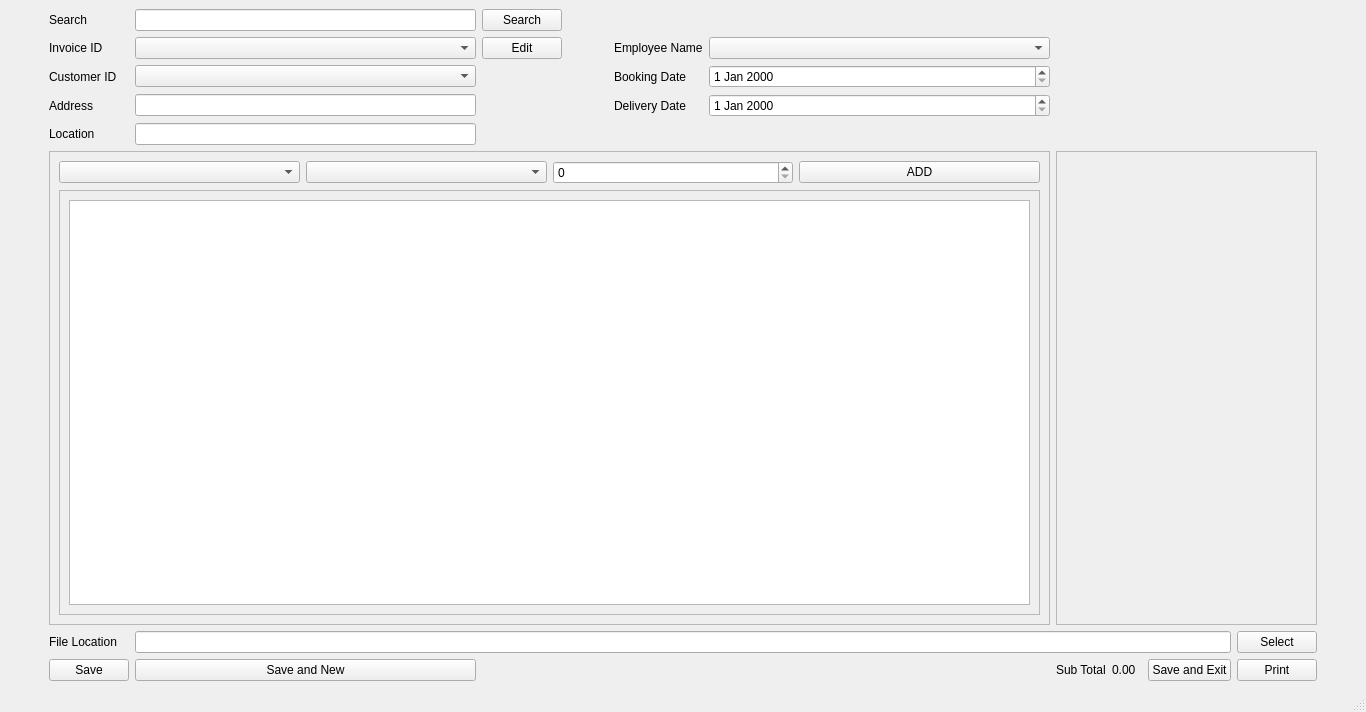
<?xml version="1.0" encoding="UTF-8"?>
<ui version="4.0">
 <class>MainWindow</class>
 <widget class="QMainWindow" name="MainWindow">
  <property name="geometry">
   <rect>
    <x>0</x>
    <y>0</y>
    <width>1366</width>
    <height>712</height>
   </rect>
  </property>
  <property name="windowTitle">
   <string>Sale Window</string>
  </property>
  <widget class="QWidget" name="centralwidget">
   <layout class="QGridLayout" name="gridLayout">
    <item row="1" column="12">
     <spacer name="horizontalSpacer_2">
      <property name="orientation">
       <enum>Qt::Horizontal</enum>
      </property>
      <property name="sizeType">
       <enum>QSizePolicy::Preferred</enum>
      </property>
      <property name="sizeHint" stdset="0">
       <size>
        <width>40</width>
        <height>20</height>
       </size>
      </property>
     </spacer>
    </item>
    <item row="7" column="1">
     <widget class="QPushButton" name="save_btn">
      <property name="text">
       <string>Save</string>
      </property>
     </widget>
    </item>
    <item row="7" column="11">
     <widget class="QPushButton" name="print_btn">
      <property name="text">
       <string>Print</string>
      </property>
     </widget>
    </item>
    <item row="3" column="1">
     <widget class="QLabel" name="label_3">
      <property name="text">
       <string>Address</string>
      </property>
     </widget>
    </item>
    <item row="3" column="2">
     <widget class="QLineEdit" name="entry_address_line_edit"/>
    </item>
    <item row="1" column="5">
     <widget class="QLabel" name="label_5">
      <property name="text">
       <string>Employee Name</string>
      </property>
     </widget>
    </item>
    <item row="0" column="3">
     <widget class="QPushButton" name="search_btn">
      <property name="text">
       <string>Search</string>
      </property>
     </widget>
    </item>
    <item row="1" column="3">
     <widget class="QPushButton" name="edit_btn">
      <property name="text">
       <string>Edit</string>
      </property>
     </widget>
    </item>
    <item row="3" column="5">
     <widget class="QLabel" name="label_7">
      <property name="text">
       <string>Delivery Date</string>
      </property>
     </widget>
    </item>
    <item row="6" column="11">
     <widget class="QPushButton" name="select_location_btn">
      <property name="text">
       <string>Select</string>
      </property>
     </widget>
    </item>
    <item row="6" column="2" colspan="9">
     <widget class="QLineEdit" name="file_location_line_edit"/>
    </item>
    <item row="7" column="2">
     <widget class="QPushButton" name="save_n_new_btn">
      <property name="text">
       <string>Save and New</string>
      </property>
     </widget>
    </item>
    <item row="1" column="0">
     <spacer name="horizontalSpacer_3">
      <property name="orientation">
       <enum>Qt::Horizontal</enum>
      </property>
      <property name="sizeType">
       <enum>QSizePolicy::Preferred</enum>
      </property>
      <property name="sizeHint" stdset="0">
       <size>
        <width>40</width>
        <height>20</height>
       </size>
      </property>
     </spacer>
    </item>
    <item row="7" column="10">
     <widget class="QPushButton" name="save_n_exit_btn">
      <property name="text">
       <string>Save and Exit</string>
      </property>
     </widget>
    </item>
    <item row="7" column="7">
     <widget class="QLabel" name="label_8">
      <property name="text">
       <string>Sub Total</string>
      </property>
     </widget>
    </item>
    <item row="1" column="1">
     <widget class="QLabel" name="label">
      <property name="text">
       <string>Invoice ID</string>
      </property>
     </widget>
    </item>
    <item row="0" column="1">
     <widget class="QLabel" name="label_10">
      <property name="text">
       <string>Search</string>
      </property>
     </widget>
    </item>
    <item row="4" column="1">
     <widget class="QLabel" name="label_4">
      <property name="text">
       <string>Location</string>
      </property>
     </widget>
    </item>
    <item row="6" column="1">
     <widget class="QLabel" name="label_9">
      <property name="text">
       <string>File Location</string>
      </property>
     </widget>
    </item>
    <item row="2" column="1">
     <widget class="QLabel" name="label_2">
      <property name="text">
       <string>Customer ID</string>
      </property>
     </widget>
    </item>
    <item row="7" column="4">
     <spacer name="horizontalSpacer_4">
      <property name="orientation">
       <enum>Qt::Horizontal</enum>
      </property>
      <property name="sizeType">
       <enum>QSizePolicy::Minimum</enum>
      </property>
      <property name="sizeHint" stdset="0">
       <size>
        <width>40</width>
        <height>20</height>
       </size>
      </property>
     </spacer>
    </item>
    <item row="4" column="2">
     <widget class="QLineEdit" name="entry_location_line_edit"/>
    </item>
    <item row="7" column="8">
     <widget class="QLabel" name="sub_total">
      <property name="text">
       <string>0.00</string>
      </property>
     </widget>
    </item>
    <item row="0" column="2">
     <widget class="QLineEdit" name="search"/>
    </item>
    <item row="2" column="2">
     <widget class="QComboBox" name="entry_customer_id_combo"/>
    </item>
    <item row="1" column="2">
     <widget class="QComboBox" name="invoice_id"/>
    </item>
    <item row="2" column="5">
     <widget class="QLabel" name="label_6">
      <property name="text">
       <string>Booking Date</string>
      </property>
     </widget>
    </item>
    <item row="7" column="3">
     <spacer name="horizontalSpacer">
      <property name="orientation">
       <enum>Qt::Horizontal</enum>
      </property>
      <property name="sizeType">
       <enum>QSizePolicy::Minimum</enum>
      </property>
      <property name="sizeHint" stdset="0">
       <size>
        <width>40</width>
        <height>20</height>
       </size>
      </property>
     </spacer>
    </item>
    <item row="7" column="5">
     <spacer name="horizontalSpacer_5">
      <property name="orientation">
       <enum>Qt::Horizontal</enum>
      </property>
      <property name="sizeType">
       <enum>QSizePolicy::Minimum</enum>
      </property>
      <property name="sizeHint" stdset="0">
       <size>
        <width>40</width>
        <height>20</height>
       </size>
      </property>
     </spacer>
    </item>
    <item row="7" column="6">
     <spacer name="horizontalSpacer_6">
      <property name="orientation">
       <enum>Qt::Horizontal</enum>
      </property>
      <property name="sizeHint" stdset="0">
       <size>
        <width>40</width>
        <height>20</height>
       </size>
      </property>
     </spacer>
    </item>
    <item row="3" column="6">
     <widget class="QDateEdit" name="delivery_date"/>
    </item>
    <item row="2" column="6">
     <widget class="QDateEdit" name="booking_date"/>
    </item>
    <item row="1" column="6">
     <widget class="QComboBox" name="entry_employee_name_combo"/>
    </item>
    <item row="5" column="1" colspan="6">
     <widget class="QFrame" name="frame">
      <property name="frameShape">
       <enum>QFrame::StyledPanel</enum>
      </property>
      <property name="frameShadow">
       <enum>QFrame::Raised</enum>
      </property>
      <layout class="QGridLayout" name="gridLayout_2">
       <item row="0" column="0">
        <widget class="QComboBox" name="entry_product_id_combo"/>
       </item>
       <item row="0" column="2">
        <widget class="QSpinBox" name="entry_quantity_spin">
         <property name="maximum">
          <number>100000</number>
         </property>
        </widget>
       </item>
       <item row="0" column="3">
        <widget class="QPushButton" name="entry_add_btn">
         <property name="text">
          <string>ADD</string>
         </property>
        </widget>
       </item>
       <item row="0" column="1">
        <widget class="QComboBox" name="entry_product_name_combo"/>
       </item>
       <item row="1" column="0" colspan="4">
        <widget class="QScrollArea" name="scrollArea">
         <property name="widgetResizable">
          <bool>true</bool>
         </property>
         <widget class="QWidget" name="scrollAreaWidgetContents_2">
          <property name="geometry">
           <rect>
            <x>0</x>
            <y>0</y>
            <width>924</width>
            <height>334</height>
           </rect>
          </property>
          <layout class="QGridLayout" name="gridLayout_3">
           <item row="0" column="0">
            <widget class="QTableWidget" name="entry_table">
             <property name="sizePolicy">
              <sizepolicy hsizetype="Expanding" vsizetype="Expanding">
               <horstretch>0</horstretch>
               <verstretch>0</verstretch>
              </sizepolicy>
             </property>
            </widget>
           </item>
          </layout>
         </widget>
        </widget>
       </item>
      </layout>
     </widget>
    </item>
    <item row="5" column="7" colspan="5">
     <widget class="QScrollArea" name="product_list">
      <property name="widgetResizable">
       <bool>true</bool>
      </property>
      <widget class="QWidget" name="scrollAreaWidgetContents">
       <property name="geometry">
        <rect>
         <x>0</x>
         <y>0</y>
         <width>308</width>
         <height>391</height>
        </rect>
       </property>
      </widget>
     </widget>
    </item>
   </layout>
  </widget>
  <widget class="QStatusBar" name="statusbar"/>
 </widget>
 <resources/>
 <connections/>
</ui>
